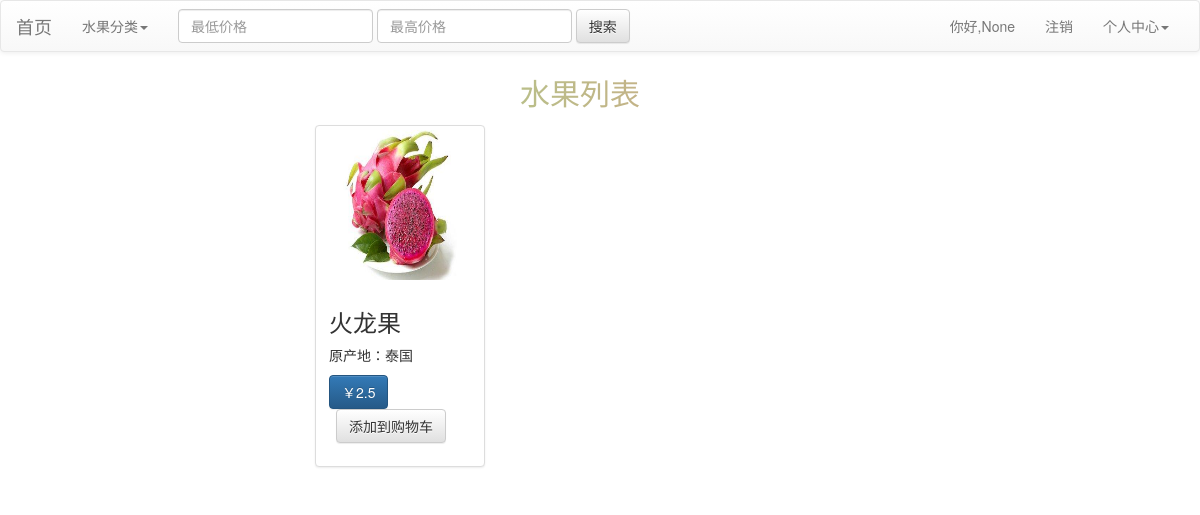
Page /user/f_nut?cat=1 on the committed database.
### mainapp/models.py (models this page shows, shortened)
class FruitEntity(models.Model):
    name = models.CharField(max_length=20, verbose_name='水果名')
    price = models.FloatField(verbose_name='价格')
    source = models.CharField(max_length=30, verbose_name='原产地')
    category = models.ForeignKey(CateTypeEntity, on_delete=models.CASCADE,related_name='fruits',to_field='id')
    users = models.ManyToManyField(UserEntity,db_table='t_collect',related_name='fruits',
                                   verbose_name='收藏列表',blank=True,null=True)
    tags = models.ManyToManyField('TagEntity',db_table='t_fruit_tags',related_name='fruits'
                                       ,verbose_name='标签名',blank=True,null=True)
    class Meta:
        db_table = 't_fruit'
        verbose_name = verbose_name_plural = '水果表'

### mainapp/views.py (the view)
# urls.py: path('f_nut',find_nut,name='f_nut'),
def find_nut(request):
    cat = request.GET.get('cat',0)
    username = request.COOKIES.get('login_name')
    cats = CateTypeEntity.objects.values('name').all()
    print(type(cat))
    print(cats)
    if cat:
        if cat == '0':
            result = FruitEntity.objects.values('id','name', 'price', 'source', 'fruitimageentty__url','category__name').all()
        else:
            result = FruitEntity.objects.values('id','name', 'price', 'source', 'fruitimageentty__url','category__name').filter(category__id=cat).all()
    return render(request, 'fruit/afterlog.html', locals())

### templates/fruit/afterlog.html (shortened to what this page needs)
{% extends 'fruit/base.html' %}
{% block content %}
    <nav class="navbar navbar-default">
        <div class="container-fluid">
            <div class="navbar-header">
                <a class="navbar-brand" href="{% url 'user:f_nut' %}?cat=0">首页</a>
            </div>
            <div class="collapse navbar-collapse" id="bs-example-navbar-collapse-1">
                <ul class="nav navbar-nav">
                    <li class="dropdown">
                        <a href="#" class="dropdown-toggle" data-toggle="dropdown" role="button" aria-haspopup="true"
                           aria-expanded="false">水果分类<span class="caret"></span></a>
                    </li>
                </ul>
                <form class="navbar-form navbar-left" method="get" action="/user/find">
                    <div class="form-group">
                        <input type="text" class="form-control" placeholder="最低价格" name="price1">
                        <input type="text" class="form-control" placeholder="最高价格" name="price2">
                    </div>
                    <button type="submit" class="btn btn-default">搜索</button>
                </form>
                <ul class="nav navbar-nav navbar-right">
                    <li><a >你好,{{  username }}</a></li>
                    <li><a href="/user/loginout">注销</a></li>
                    <li class="dropdown">
                        <a href="#" class="dropdown-toggle" data-toggle="dropdown" role="button" aria-haspopup="true"
                           aria-expanded="false">个人中心<span class="caret"></span></a>
                    </li>
                </ul>
            </div>
        </div>
    </nav>
    <p class="top">水果列表</p>
    <div class="container-fluid  t_body">
        <div class="row">
            <div class="col-md-3"></div>
            <div class="col-md-6">
                <div class="row">
                    {% for d in result %}
                        <div class="col-sm-6 col-md-4">
                            <div class="thumbnail">
                                <img id="img" src="/media/{{ d.fruitimageentty__url }}" alt="">
                                <div class="caption">
                                    <h3>{{ d.name }}</h3>
                                    <p>原产地：{{ d.source }}</p>
                                    <p>
                                        <a href="#" class="btn btn-primary" role="button">￥{{ d.price }}</a>
                                        <a href="{% url 'user:add_fruit' %}?id={{ d.id }}" class="btn btn-default" role="button" id="buy">添加到购物车</a>
                                    </p>
                                </div>
                            </div>
                        </div>
                    {% endfor %}
                </div>
            </div>
            <div class="col-md-3"></div>
        </div>
    </div>
{% endblock %}

### templates/fruit/afterlog.html (style rules this page uses)
#img { height: 150px; }
.top { background: linear-gradient(to right, lightgreen, lightcoral); -webkit-background-clip: text; color: transparent; font-size: 30px; text-align: center; }
#buy { margin-left: 7px; }

### rows in the picture
FruitEntity: name "火龙果", source "泰国", price "2.5"

### other values in the picture
{{ username }} "None"
